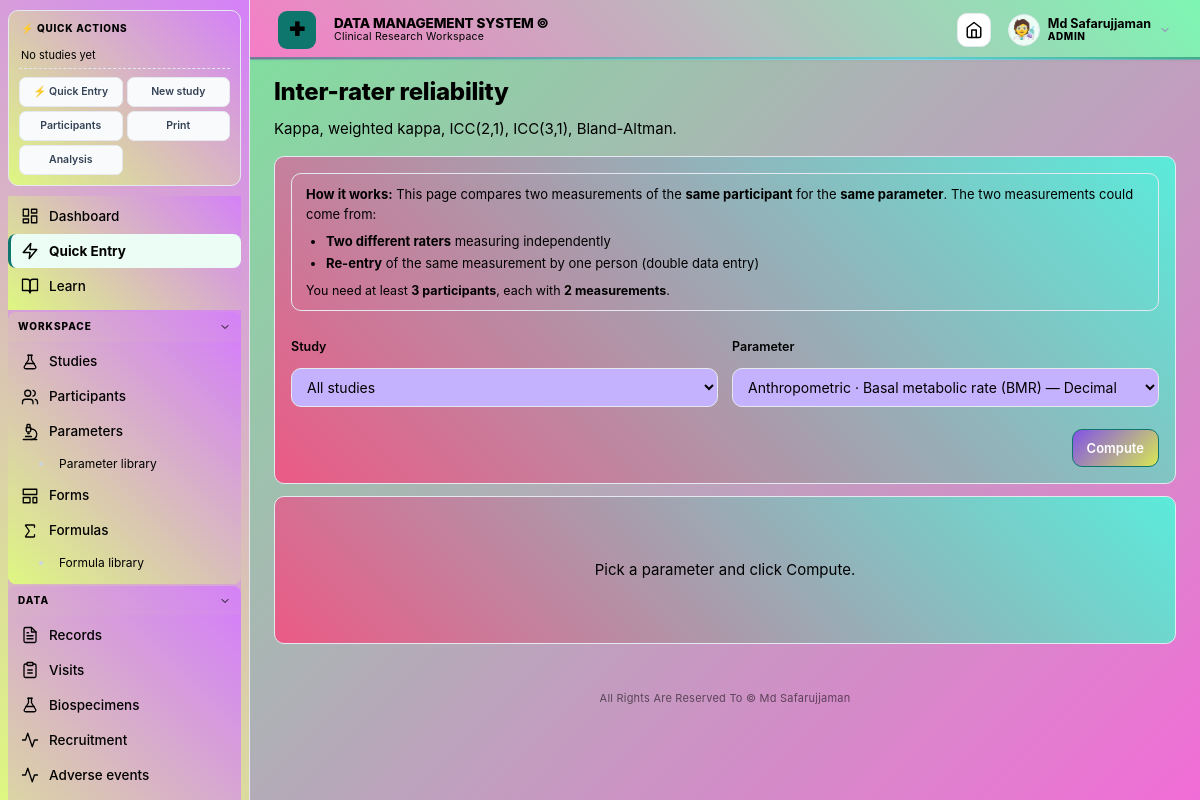
Screenshot of /reliability (signed in) with the database file from the repository.
### tables this page shows
CREATE TABLE settings(
    key   TEXT PRIMARY KEY,
    value TEXT NOT NULL
);

CREATE TABLE users(
    id            INTEGER PRIMARY KEY AUTOINCREMENT,
    username      TEXT UNIQUE NOT NULL,
    password_hash TEXT NOT NULL,
    role          TEXT NOT NULL CHECK(role IN ('ADMIN','RESEARCHER','VIEWER')),
    active        INTEGER NOT NULL DEFAULT 1,
    created_at    TEXT NOT NULL DEFAULT CURRENT_TIMESTAMP,
    last_login    TEXT,
    avatar_type   TEXT DEFAULT 'initials',
    avatar_value  TEXT DEFAULT '',
    avatar_style  TEXT DEFAULT '',
    totp_secret   TEXT DEFAULT '',
    totp_enabled  INTEGER DEFAULT 0,
    totp_backup_codes TEXT DEFAULT '',
    display_name  TEXT DEFAULT '',
    email         TEXT DEFAULT '',
    must_change_password INTEGER DEFAULT 0
);

### reliability_routes.py (the view)
    @app.route("/reliability")
    def reliability_page():
        params = query("""SELECT id, code, name, unit, category, data_type
                          FROM parameters WHERE active=1
                          ORDER BY category, sort_order, name""")
        studies = query("SELECT id,study_code,title FROM studies WHERE archived=0 ORDER BY title")
        return render_template("reliability.html", params=params, studies=studies)

### app.py (called while the page is built, shortened)
@app.context_processor
def inject_globals():
    rt = get_runtime()
    return {
        "app_name":     setting("app_name", APP_NAME),
        "app_tagline":  setting("app_tagline", APP_TAGLINE),
        "institution":  setting("institution", ""),
        "app_settings": settings_dict(),
        "rt":           rt,                # ← runtime settings
        "palette":      PALETTE,
        "roles":        ROLES,
        "data_types":   DATA_TYPES,
        "now":          datetime.now(),
        "current_user": getattr(g, "user", None),
    }

@app.before_request
def load_user():
    g.user = None
    uid = session.get("user_id")
    if uid:
        row = one("SELECT id,username,display_name,role,active,avatar_type,avatar_value,avatar_style FROM users WHERE id=? AND active=1", (uid,))
        if row:
            sess_tok = session.get("_sess_tok")
            g.user = row
        else:
            session.clear()

@app.before_request
def require_login():
    ep = request.endpoint
    if not ep or ep in PUBLIC: return None
    if not g.user:
        return redirect(url_for("login", next=request.path))
    return None

def csrf_token():
    tok = session.get("_csrf")
    if not tok:
        tok = secrets.token_urlsafe(32)
        session["_csrf"] = tok
    return tok

def recent_studies_for_sidebar(limit=3):
    try:
        from database import query
        return query("""SELECT id, study_code, title
                       FROM studies WHERE archived = 0
                       ORDER BY id DESC LIMIT ?""", (limit,))
    except Exception:
        return []

def display_name_of(user):
    if not user:
        return ""
    try:
        dn = user["display_name"]
        if dn:
            return dn
    except (KeyError, IndexError, TypeError):
        pass
    try:
        return user["username"]
    except (KeyError, IndexError, TypeError):
        return ""

@app.context_processor
def _cache_buster():
    import time
    return {"_cb": str(int(time.time() // 10))}

@app.before_request
def enforce_roles():
    if not getattr(g, "user", None):
        return None
    ep = request.endpoint or ""
    if not ep:
        return None
    if ep in PUBLIC:
        return None
    role = g.user["role"]
    if role == "ADMIN":
        return None
    if ep in ADMIN_ONLY_ENDPOINTS:
        abort(403)
    if role == "VIEWER" and ep not in VIEWER_ALLOWED_ENDPOINTS:
        abort(403)
    return None

### templates/reliability.html (shortened to what this page needs)
{% extends "base.html" %}
{% from "_icons.html" import icon %}
{% block content %}
<div class="pagehead">
  <div>
    <h1>Inter-rater reliability</h1>
    <p>Kappa, weighted kappa, ICC(2,1), ICC(3,1), Bland-Altman.</p>
  </div>
</div>
<div class="card">
  <div class="alert info" style="margin-top:0">
    <b>How it works:</b> This page compares two measurements of the <b>same participant</b>
    for the <b>same parameter</b>. The two measurements could come from:
    <ul style="margin:6px 0 0;padding-left:20px;line-height:1.7;font-size:13px">
      <li><b>Two different raters</b> measuring independently</li>
      <li><b>Re-entry</b> of the same measurement by one person (double data entry)</li>
    </ul>
    <p style="margin:6px 0 0;font-size:12.5px">
      You need at least <b>3 participants</b>, each with <b>2 measurements</b>.
    </p>
  </div>
  <div class="form-grid" style="margin-top:14px">
    <label>Study
      <select id="study_id">
        <option value="">All studies</option>
      </select>
    </label>
    <label>Parameter
      <select id="param_id">
        {% for p in params %}
        <option value="{{ p.id }}">{{ p.category }} · {{ p.name }} ({{ p.code }}) — {{ p.data_type }}</option>
        {% endfor %}
      </select>
    </label>
  </div>
  <div class="form-actions" style="margin-top:10px">
    <button class="btn primary" onclick="runReliability()">Compute</button>
  </div>
</div>
<div id="result-box" class="card" style="margin-top:12px">
  <p class="muted" style="text-align:center;padding:30px 0">
    Pick a parameter and click Compute.
  </p>
</div>
{% endblock %}

### templates/base.html (shortened to what this page needs)
<!doctype html>
<html lang="en">
<head>
<link rel="stylesheet" href="{{ url_for('static', filename='css/pro.css') }}">
<link rel="stylesheet" href="{{ url_for('static', filename='css/fonts.css') }}">
{% set _fc = app_settings.get('ui_font_class','') %}
</head>
<body class="{{ app_settings.get('ui_font_class','') }}">
{% from "_avatar.html" import site_logo, user_avatar %}
{% from "_icons.html" import icon %}
<div class="shell">
<aside class="sidebar" id="sidebar">
  <div class="quick-panel">
    <div class="quick-head">
      <span class="quick-title">⚡ Quick actions</span>
    </div>
    {% set _studies = recent_studies_for_sidebar() if recent_studies_for_sidebar is defined else [] %}
    {% if _studies %}
    {% for s in _studies %}
    <div class="quick-study">
      <span class="quick-study-code">{{ s.study_code }}</span>
      <div class="quick-study-actions">
        <a href="{{ url_for('participants_list') }}?study_id={{ s.id }}" title="Participants">👥</a>
        <a href="{{ url_for('participant_new') }}" title="Add">➕</a>
        <a href="{{ url_for('print_participants_summary', sid=s.id) }}" target="_blank" title="Print">🖨</a>
        <a href="{{ url_for('export_study', sid=s.id, fmt='xlsx') }}" title="Export">⬇</a>
      </div>
    </div>
    {% endfor %}
    {% else %}
    <div class="quick-empty">No studies yet</div>
    {% endif %}
    <div class="quick-globals">
      <a href="{{ url_for('quick_entry_page') }}" style="background:#ecfdf5;border-color:#a7f3d0;color:#0f766e;font-weight:800">⚡ Quick Entry</a>
      <a href="{{ url_for('study_new') }}">New study</a>
      <a href="{{ url_for('participants_list') }}">Participants</a>
      <a href="{{ url_for('print_hub') }}">Print</a>
      <a href="{{ url_for('analysis_hub') }}">Analysis</a>
    </div>
  </div>
  <nav class="sb-nav">
    <div class="sb-items sb-flat">
      <a href="{{ url_for('dashboard') }}" data-path="/" data-exact="1">
        Dashboard
      </a>
      <a href="{{ url_for('quick_entry_page') }}" data-path="/quick-entry"
         style="background:#ecfdf5;border-left-color:#0f766e;color:#0f766e;font-weight:700">
        Quick Entry
      </a>
      <a href="{{ url_for('learn_home') }}" data-path="/learn">
        Learn
      </a>
    </div>
    {% if current_user and current_user.role in ('ADMIN','RESEARCHER') %}
    <div class="sb-group" data-group="workspace">
      <button type="button" class="sb-group-head">
        <span class="sb-group-label">Workspace</span>
      </button>
      <div class="sb-items">
        <a href="{{ url_for('studies_list') }}" data-path="/studies">
          {{ icon('flask', 18, 'currentColor', 1.75) }} Studies
        </a>
        <a href="{{ url_for('participants_list') }}" data-path="/participants">
          {{ icon('users', 18, 'currentColor', 1.75) }} Participants
        </a>
        <a href="{{ url_for('parameters_list') }}" data-path="/parameters" data-exact="1">
          {{ icon('microscope', 18, 'currentColor', 1.75) }} Parameters
        </a>
        <a href="{{ url_for('parameter_library_page') }}" data-path="/parameters/library" class="sb-sub">
          Parameter library
        </a>
        <a href="{{ url_for('forms_list') }}" data-path="/forms">
          {{ icon('layout-template', 18, 'currentColor', 1.75) }} Forms
        </a>
        <a href="{{ url_for('formulas_list') }}" data-path="/formulas" data-exact="1">
          {{ icon('sigma', 18, 'currentColor', 1.75) }} Formulas
        </a>
        <a href="{{ url_for('formula_library_page') }}" data-path="/formulas/library" class="sb-sub">
          Formula library
        </a>
      </div>
    </div>
    <div class="sb-group" data-group="data">
      <button type="button" class="sb-group-head">
        <span class="sb-group-label">Data</span>
      </button>
      <div class="sb-items">
        <a href="{{ url_for('records_list') }}" data-path="/records">
          {{ icon('file-text', 18, 'currentColor', 1.75) }} Records
        </a>
        <a href="{{ url_for('visits_upcoming') }}" data-path="/visits">
          {{ icon('clipboard', 18, 'currentColor', 1.75) }} Visits
        </a>
        <a href="{{ url_for('specimens_all') }}" data-path="/specimens">
          {{ icon('flask', 18, 'currentColor', 1.75) }} Biospecimens
        </a>
        <a href="{{ url_for('recruitment_page') }}" data-path="/recruitment">
          {{ icon('activity', 18, 'currentColor', 1.75) }} Recruitment
        </a>
        <a href="{{ url_for('adverse_list') }}" data-path="/adverse">
          {{ icon('activity', 18, 'currentColor', 1.75) }} Adverse events
        </a>
        <a href="{{ url_for('quality_page') }}" data-path="/quality">
        </a>
      </div>
    </div>
    {% endif %}
  </nav>
</aside>
<main>
  <header class="topbar">
    <span class="topbar-logo" aria-hidden="true">
      {{ site_logo(app_settings, 38) }}
    </span>
    <div class="topbar-brand">
      <div class="topbar-title">{{ app_name }}</div>
      <div class="topbar-sub">Clinical Research Workspace</div>
    </div>
    <a class="iconbtn" href="{{ url_for('dashboard') }}" title="Home" id="home-btn">
    </a>
    {% if current_user %}
      <div class="userchip" id="userchip">
        {{ user_avatar(current_user, 32) }}
        <div class="uc-meta">
          <span class="uc-name">{{ display_name_of(current_user) }}</span>
          <span class="uc-role">{{ current_user.role|capitalize }}</span>
        </div>
      </div>
    {% endif %}
  </header>
  <section class="content">
    {% block content %}{% endblock %}
  </section>
  <footer class="appfoot">
    {{ app_settings.get('copyright', '© ' + app_name) }}
  </footer>
</main>
</div>
<link rel="stylesheet" href="/theme.css?v={{ range(1000000, 9999999) | random }}">
</body>
</html>

### templates/_avatar.html (shortened to what this page needs)
{% macro user_avatar(u, size=32, ring=False) %}
{% set s = size|int %}
{% set border = '2px solid #a7f3d0' if ring else '1px solid #e2e8f0' %}
{% if u.avatar_type == 'upload' and u.avatar_value %}
  <img src="{{ url_for('avatar_file', fname=u.avatar_value) }}" alt=""
       style="width:{{ s }}px;height:{{ s }}px;border-radius:50%;object-fit:cover;border:{{ border }};display:inline-block;vertical-align:middle">
{% elif u.avatar_type == 'dicebear' and u.avatar_style %}
  <img src="https://api.dicebear.com/7.x/{{ u.avatar_style }}/svg?seed={{ u.avatar_value or u.username }}"
       alt=""
       style="width:{{ s }}px;height:{{ s }}px;border-radius:50%;object-fit:cover;border:{{ border }};display:inline-block;vertical-align:middle">
{% elif u.avatar_type == 'gif' and u.avatar_value %}
  <img src="{{ u.avatar_value }}" alt=""
       style="width:{{ s }}px;height:{{ s }}px;border-radius:50%;object-fit:cover;border:{{ border }};display:inline-block;vertical-align:middle">
{% elif u.avatar_type == 'emoji' and u.avatar_value %}
  <span style="display:inline-grid;place-items:center;width:{{ s }}px;height:{{ s }}px;
               border-radius:50%;background:#ecfdf5;border:{{ border }};
               font-size:{{ (s * 0.6)|int }}px;line-height:1;
               vertical-align:middle">{{ u.avatar_value }}</span>
{% else %}
  <span style="display:inline-grid;place-items:center;width:{{ s }}px;height:{{ s }}px;
               border-radius:50%;background:var(--primary);color:#fff;
               font-weight:700;font-size:{{ (s * 0.45)|int }}px;
               vertical-align:middle;border:{{ border }}">{{ u.username[0]|upper }}</span>
{% endif %}
{% endmacro %}
{% macro site_logo(settings, size=30) %}
{% set s = size|int %}
{% set logo_url = settings.get('brand_logo_url', '') or '' %}
{% set mark_value = settings.get('brand_mark_value', '✚') or '✚' %}
{% if logo_url and logo_url.strip() %}
  <span class="brandmark" style="display:none;width:{{ s }}px;height:{{ s }}px;
        font-size:{{ (s * 0.5)|int }}px">{{ mark_value }}</span>
{% endif %}
{% endmacro %}

### rows the page displays
settings: value "DATA MANAGEMENT SYSTEM ©", get "All Rights Are Reserved To © Md Safarujjaman"
users: avatar_value "🧑‍🔬", display_name "Md Safarujjaman", role "ADMIN"

### other values shown
{{ mark_value }} "✚"
form field value "Anthropometric · Basal metabolic rate (BMR) — Decimal"
